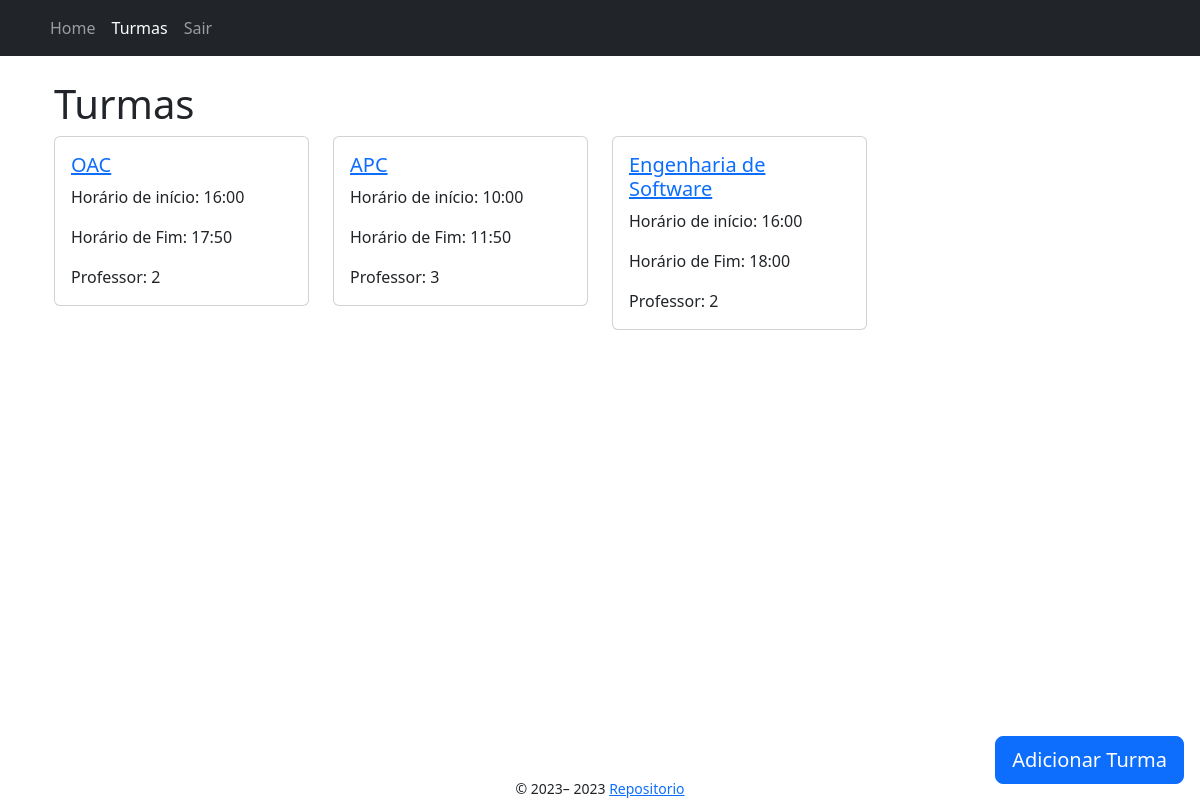
The app's page /turmas/ (signed in), older data.
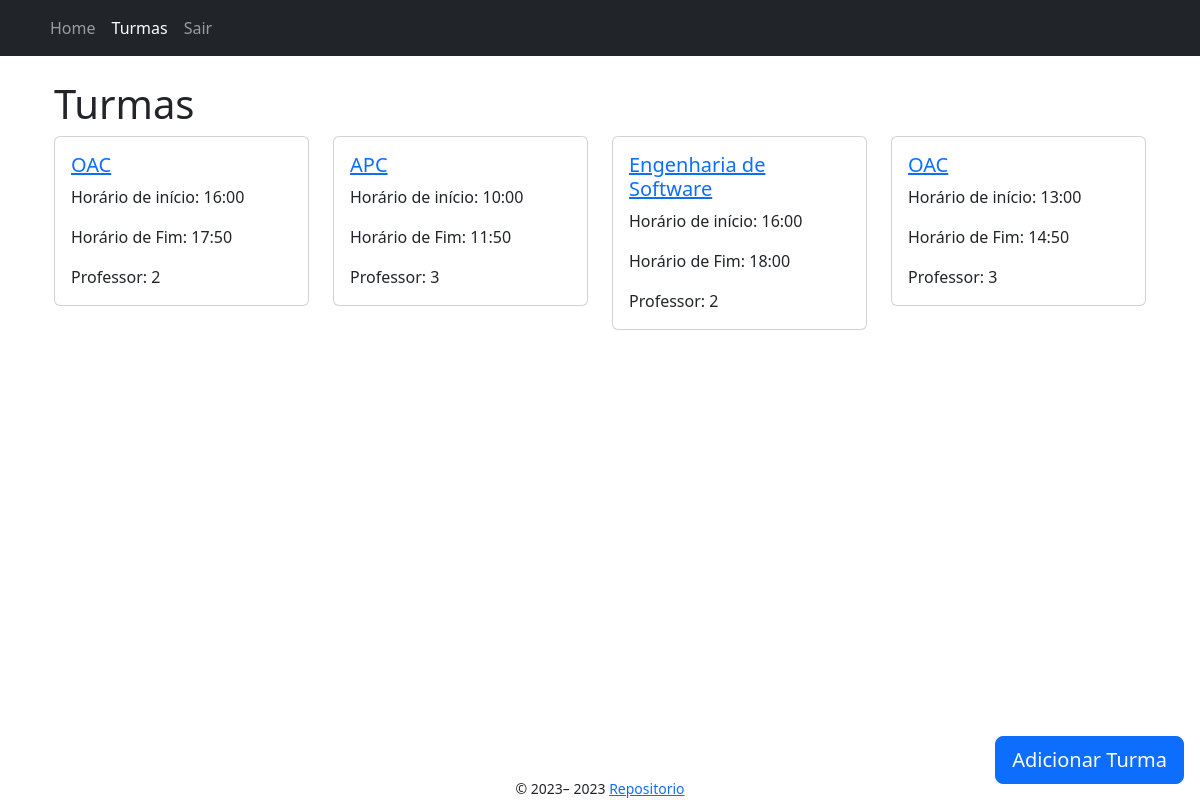
The same page, newer data.
### app/models/turma.py (models this page shows)
class Turma(db.Model):
    __tablename__ = "turma"
    id = db.Column(db.Integer, primary_key=True)
    nome = db.Column(db.String(100), nullable=False)
    horario_inicio = db.Column(db.Time, nullable=False)
    horario_fim = db.Column(db.Time, nullable=False)
    senha = db.Column(db.String(200), nullable=False)
    semestre = db.Column(db.Integer, nullable=False)
    professor_id = db.Column(db.Integer, db.ForeignKey(
        'professor.id'), nullable=False)
    aulas = db.relationship('Aula', backref=db.backref('turma_aulas', lazy=True)) #1 to N
    def __repr__(self) -> str:
        return "<Turma %r>" % self.id

### app/controllers/turmas_controller.py (the view)
@bp.route("/", methods=["GET"])
@login_required
def index():
    turmas = Turma.query.all()
    print(f"Turmas: {turmas}")
    return render_template("turmas/index.jinja2", turmas=turmas, user=current_user)

### app/templates/turmas/index.jinja2 (shortened to what this page needs)
{% extends "./base.jinja2" %}
{% from 'bootstrap5/utils.html' import render_icon %}
{% block head %}
    {{ super() }}
{% endblock %}
{% block content %}
    <div class="container">
        <h1>Turmas</h1>
        <div class="row row-col-1 row-cols-md-2 row-cols-lg-4">
            {% for turma in turmas %}
                <div class="col mb-4">
                    <div class="card">
                        <div class="card-body">
                            <a href="{{ url_for('turmas.show', turma_id=turma.id) }}">
                                <h5 class="card-title">{{ turma.nome }}</h5>
                            </a>
                            <p>Horário de início: {{ turma.horario_inicio.strftime('%H:%M') }}</p>
                            <p>Horário de Fim: {{ turma.horario_fim.strftime('%H:%M') }}</p>
                            <p class="card-text">Professor: {{ turma.professor_id }}</p>
                        </div>
                    </div>
                </div>
            {% endfor %}
        </div>
        {% if user.tipo_usuario == "professor" %}
            <div class="position-fixed bottom-0 end-0 p-3">
                <a href="{{ url_for('turmas.new') }}" class="btn btn-floating btn-lg btn-primary">
                    {{render_icon('plus') }} <span class="d-none d-xl-inline">Adicionar Turma</span>
                </a>
            </div>
        {% endif %}
    </div>
{% endblock %}

Row changes from the older to the newer data that the page shows:
added Turma: nome "OAC", horario_inicio "13:00", horario_fim "14:50", professor_id "3"
